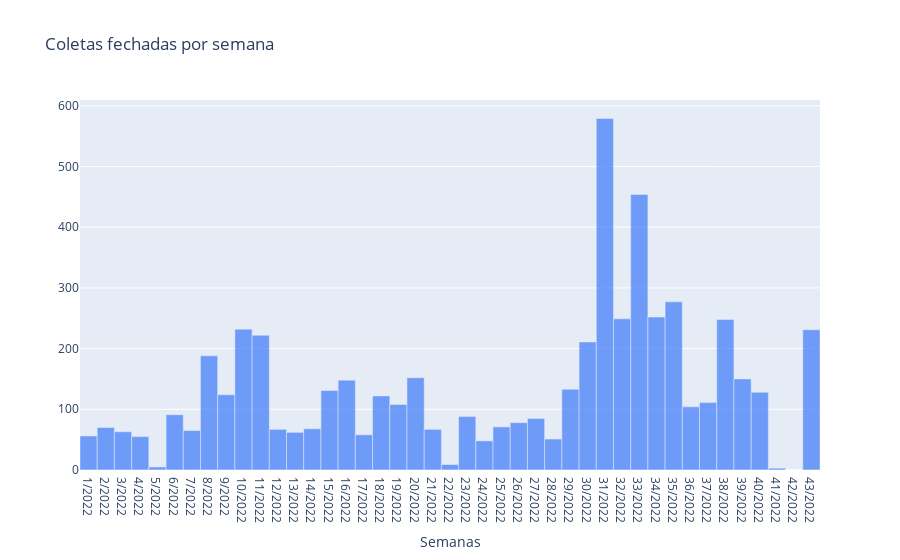

The notebook cell saved with this chart:
### Code cell
week_status = pd.read_csv('data/week_status.csv')    

figures.plot_status_week(week_status, title='Coletas fechadas por semana',
    y_column='closed_at', x_column='week_year',
    xaxis_title_text='Semanas')

### Figure 1 — Plotly figure (JSON) as saved in the notebook; plotly's stock layout.template omitted (floating-point values rounded to 4 significant figures)
{"data": [{"marker": {"color": "#3E79FA"}, "opacity": 0.7, "type": "bar", "x": ["1/2022", "2/2022", "3/2022", "4/2022", "5/2022", "6/2022", "7/2022", "8/2022", "9/2022", "10/2022", "11/2022", "12/2022", "13/2022", "14/2022", "15/2022", "16/2022", "17/2022", "18/2022", "19/2022", "20/2022", "21/2022", "22/2022", "23/2022", "24/2022", "25/2022", "26/2022", "27/2022", "28/2022", "29/2022", "30/2022", "31/2022", "32/2022", "33/2022", "34/2022", "35/2022", "36/2022", "37/2022", "38/2022", "39/2022", "40/2022", "41/2022", "42/2022", "43/2022"], "y": [56, 70, 63, 55, 5, 91, 65, 188, 124, 232, 222, 67, 62, 68, 131, 148, 58, 122, 108, 152, 67, 9, 88, 48, 71, 78, 85, 51, 133, 211, 579, 249, 454, 252, 277, 104, 111, 248, 150, 128, 3, 0, 231]}], "layout": {"autosize": true, "bargap": 0, "title": {"text": "Coletas fechadas por semana"}, "xaxis": {"autorange": true, "range": [-0.5, 42.5], "title": {"text": "Semanas"}, "type": "category"}, "yaxis": {"autorange": true, "range": [0, 609.5], "type": "linear"}}}
